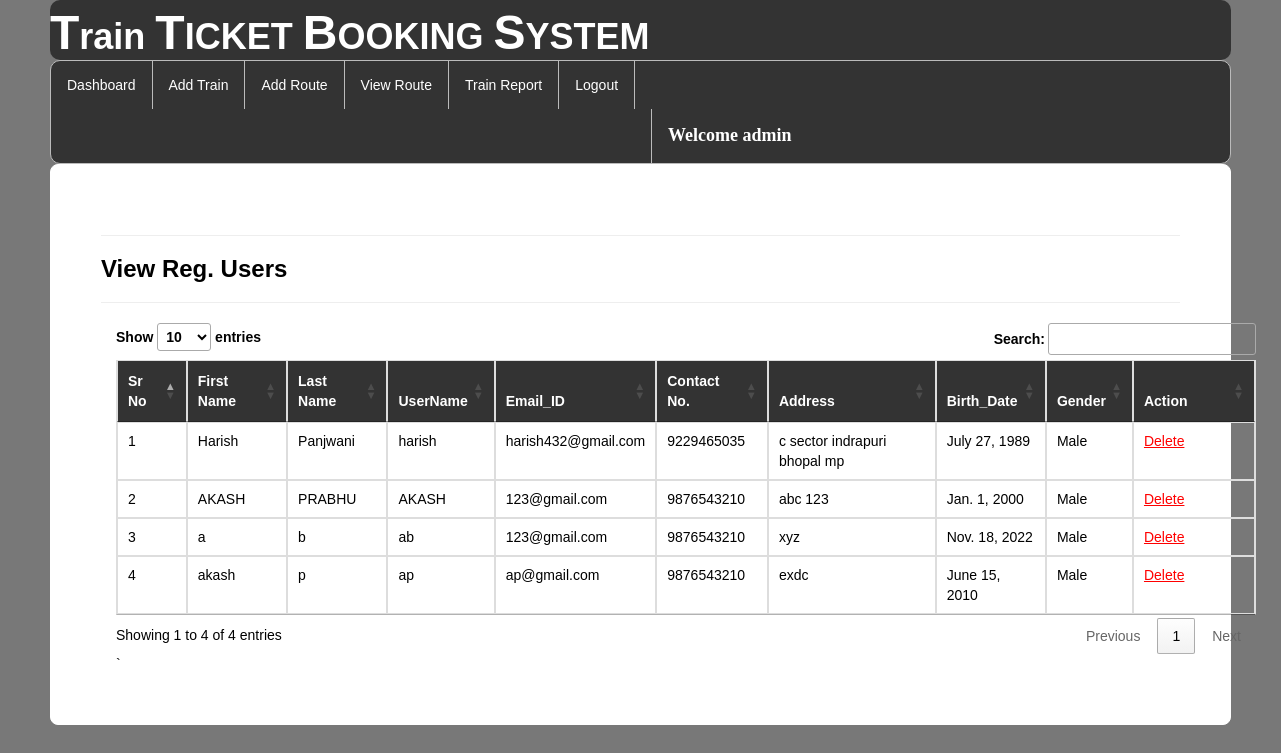
/view_regusers/ (signed in), run on an earlier commit of the app's database.
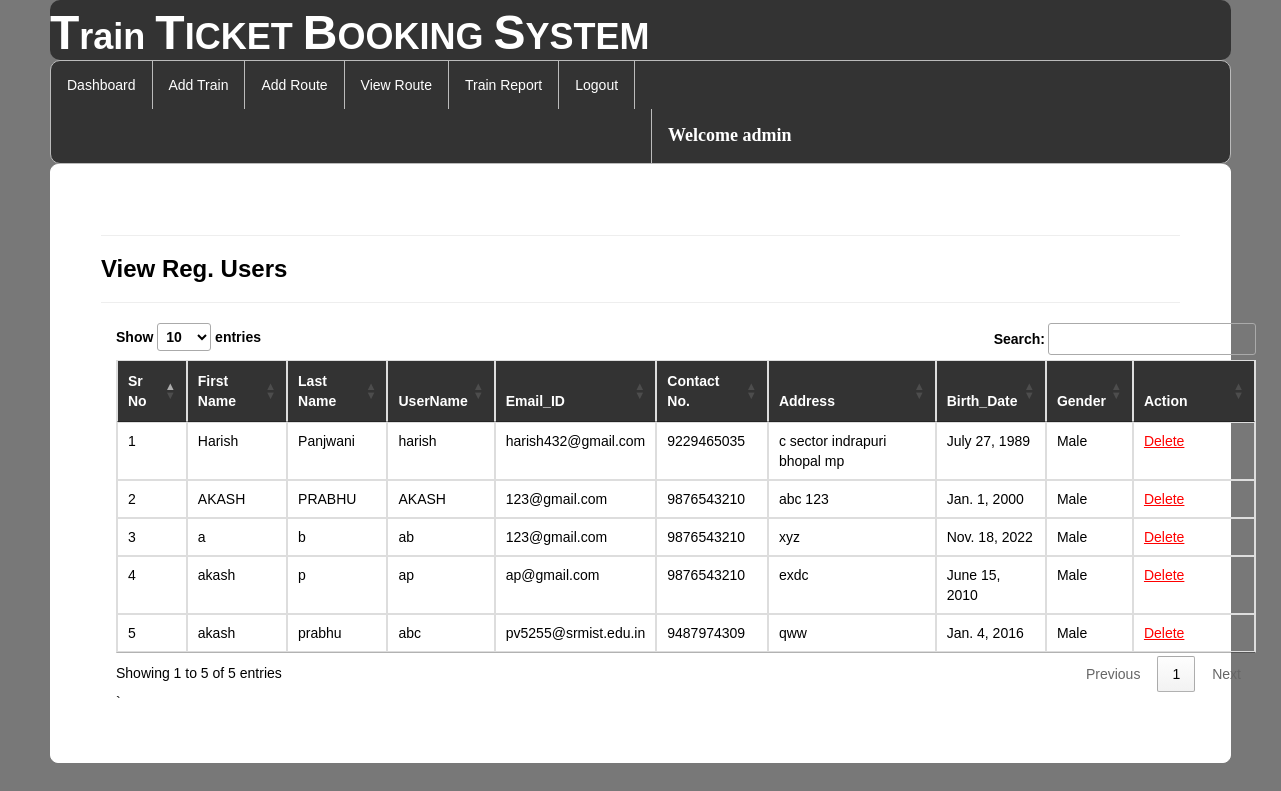
And on a later commit of the database.
### railway/models.py (models this page shows, shortened)
class Register(models.Model):
    user = models.ForeignKey(User,on_delete=models.CASCADE,null=True)
    mobile = models.CharField(max_length=10,null=True)
    add = models.CharField(max_length=100,null=True)
    dob = models.DateField(null=True)
    gender = models.CharField(max_length=10,null=True)

### railway/views.py (the view)
# urls.py: path('view_regusers/', view_regusers, name="view_regusers"),
def view_regusers(request):
    if not request.user.is_authenticated:
        return redirect('login')
    data=Register.objects.filter(user__is_staff=False)
    d={"data":data}
    return render(request,"view_regusers.html",d)

### railway/templates/view_regusers.html (shortened to what this page needs)
{% extends 'navigation3.html' %}
{% load static %}
{% block b %}
<div style="color:Black;border:1px solid white;border-radius:8px;background-color:white;padding:50px">
<hr><h3><strong>View Reg. Users</strong></h3><hr>
    <div class="container">
<table class="noteCard table table-bordered" id="myTable">
  <thead style="color:white;background-color:#333">
  <tr>
    <th>Sr No</th>
    <th>First Name</th>
      <th>Last Name</th>
      <th>UserName</th>
    <th>Email_ID</th>
    <th>Contact No.</th>
       <th>Address</th>
    <th>Birth_Date</th>
    <th>Gender</th>
    <th>Action</th>
  </tr>
  </thead>
   <tbody>
    {% for i in data %}
  <tr>
    <td>{{forloop.counter}}</td>
    <td>{{i.user.first_name}}</td>
    <td>{{i.user.last_name}}</td>
    <td>{{i.user.username}}</td>
      <td>{{i.user.email}}</td>
      <td>{{i.mobile}}</td>
      <td>{{i.add}}</td>
      <td>{{i.dob}}</td>
      <td>{{i.gender}}</td>
    <td style="width:100px">
   <a href="{% url 'delete_user' i.user.id %}" onclick="return confirm('Do you really want to Delete ?');" style="color:red"><u>Delete</u></a></td>
  </tr>
    {% endfor %}
    </tbody>
</table>`
 </div>
</div>
{% endblock %}

### railway/templates/navigation3.html (shortened to what this page needs)
{% extends 'head.html' %}
{% load static %}
{% block body %}
<link rel = stylesheet href = "//cdn.datatables.net/1.10.19/css/jquery.dataTables.min.css">
<ul class="id2">
  <li id="id1"><a href="{% url 'admindashboard' %}">Dashboard</a></li>
  <li id="id1"><a href="{% url 'add_train' %}">Add Train</a></li>
  <li id="id1"><a href="{% url 'add_route' %}">Add Route</a></li>
  <li id="id1"><a href="{% url 'availableroute' %}">View Route</a></li>
  <li id="id1"><a href="{% url 'view_train'%}">Train Report</a></li>
  <li id="id1"><a href="{% url 'log_out' %}">Logout</a></li>
      <li id="id2" style="margin-left:600px"><a href="" style="color:white"><strong style="font-size:18px;font-family:cursive">Welcome {{request.user.username}}</strong></a></li>
</ul>
{% block b %}
{% endblock %}
{% endblock %}

### railway/templates/head.html (shortened to what this page needs)
<!DOCTYPE html>
<html lang="en">
<head>
  <link rel="stylesheet" href="https://maxcdn.bootstrapcdn.com/bootstrap/3.4.1/css/bootstrap.min.css">
</head>
<body style="background-color:hsl(0, 0%, 47%);margin-left:50px;margin-right:50px;margin-bottom:20px">
    <h1 style="background-color: #333;border-radius:10px;"><strong><font size="16">T</font>rain <font size="16">T</font>ICKET <font size="16">B</font>OOKING <font size="16">S</font>YSTEM
    </strong></h1>
</body>
{% block body %}
{% endblock %}
</html>

### railway/templates/head.html (style rules this page uses)
h1 { margin:0px;padding-top:7px;padding-buttom:7px;color:white; }

### railway/templates/navigation3.html (style rules this page uses)
.id2 { list-style-type: none; margin: 0; padding: 0; overflow: hidden; background-color: #333; border-radius:10px; border:1px solid #bbb; }
#id1 { float: left; border-right:1px solid #bbb; }
#id2 { float: left; border-left:1px solid #bbb; }
li:last-child { border-right: none; }
li a { display: block; color: white; text-align: center; padding: 14px 16px; text-decoration: none; }
body { font-family: Arial, Helvetica, sans-serif; }

What changed in the data, as far as the page shows it:
added Register: user.first_name "akash", user.last_name "prabhu", user.username "abc", user.email "pv5255@srmist.edu.in", mobile "9487974309", add "qww", dob "Jan. 4, 2016", gender "Male"
Also different on the page:
text written by a page script: "Show entries Search: Showing 1 to 4 of 4 entries Previous 1 Next" → "Show entries Search: Showing 1 to 5 of 5 entries Previous 1 Next"
